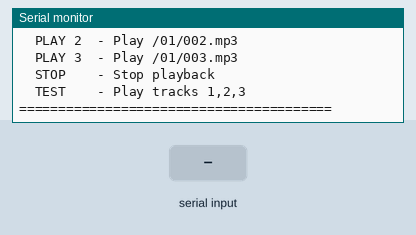
This sketch was run on a simulated ESP32. On the bench: the last lines printed to the serial monitor. The inputs (shaded band) are chosen by the test bench.

Above: at 6.0 s.
6.1 s: "PLAY \n" received over Serial
At 7.3 s:
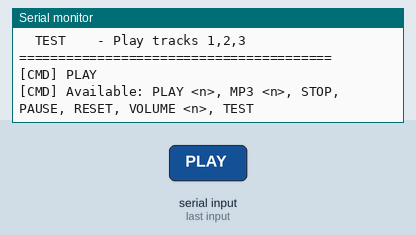
7.6 s: "MP3 \n" received over Serial
At 8.7 s:
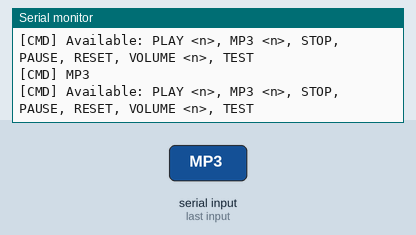
9.1 s: "STOP\n" received over Serial
At 9.8 s:
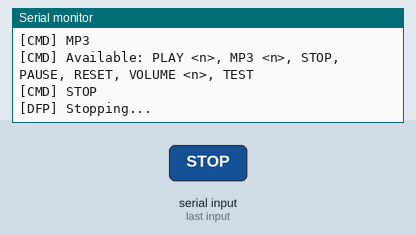
10.6 s: "PAUSE\n" received over Serial
At 10.9 s:
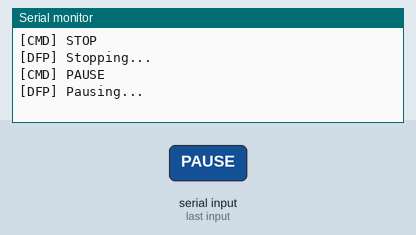
12.1 s: "VOLUME \n" received over Serial
At 13.3 s:
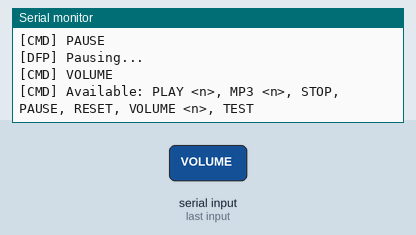
13.6 s: "TEST\n" received over Serial
At 15.0 s:
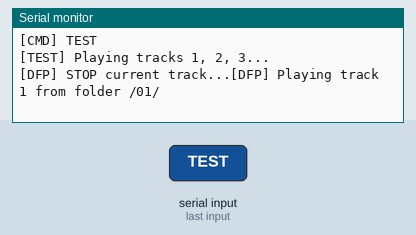

Measured:
- after the input at 6.1 s, the serial monitor: prints a new line at once (image 1)
- after the input at 7.6 s, the serial monitor: prints a new line at once (image 2)
- after the input at 9.1 s, the serial monitor: prints a new line at once (image 3)
- after the input at 10.6 s, the serial monitor: prints a new line at once (image 4)
- after the input at 12.1 s, the serial monitor: prints a new line at once (image 5)
- after the input at 13.6 s, the serial monitor: prints a new line at once (image 6)

The sketch:

AsthmaCareIVR.ino
```cpp
/**
 * AsthmaCareIVR - DFPlayer FIXED
 * CORRECTED VERSION - Only One Track Issue Fixed
 */

#include <Arduino.h>

#define DFPLAYER_TX_PIN   26
#define DFPLAYER_RX_PIN   25
#define DFPLAYER_BAUDRATE 9600

HardwareSerial dfSerial(2);

bool dfPlayerReady = false;
String serialBuffer = "";
unsigned long lastCharTime = 0;

uint8_t dfpRxBuf[10];
uint8_t dfpRxIndex = 0;

// ============================================================
// YOUR WORKING CHECKSUM METHOD (DO NOT CHANGE)
// ============================================================

void dfPlayerSendCommand(uint8_t cmd, uint16_t data) {
  uint8_t packet[10];
  packet[0] = 0x7E;
  packet[1] = 0xFF;
  packet[2] = 0x06;
  packet[3] = cmd;
  packet[4] = 0x00;
  packet[5] = (data >> 8) & 0xFF;
  packet[6] = data & 0xFF;

  uint16_t checksum = 0;
  for (int i = 1; i <= 6; i++) {
    checksum += packet[i];
  }
  checksum = 0 - checksum;

  packet[7] = (checksum >> 8) & 0xFF;
  packet[8] = checksum & 0xFF;
  packet[9] = 0xEF;

  dfSerial.write(packet, 10);
  dfSerial.flush();
}

// ============================================================
// DFPlayer Control Functions - CORRECTED
// ============================================================

void dfPlayerReset() {
  Serial.println("[DFP] Resetting...");
  dfPlayerSendCommand(0x0C, 0x00);
  delay(2000);
}

void dfPlayerSelectDevice(uint8_t device) {
  Serial.println("[DFP] Selecting device...");
  dfPlayerSendCommand(0x09, device);
  delay(500);  // ← Increased delay
}

void dfPlayerVolume(int vol) {
  if (vol < 0) vol = 0;
  if (vol > 30) vol = 30;
  Serial.print("[DFP] Volume: ");
  Serial.println(vol);
  dfPlayerSendCommand(0x06, vol);
  delay(100);
}

// ============================================================
// FIXED: playFolder (Command 0x0F)
// ============================================================

void dfPlayerPlay(int track) {
  if (!dfPlayerReady) {
    Serial.println("[DFP] ERROR: Not ready");
    return;
  }
  if (track < 1 || track > 99) {
    Serial.println("[DFP] ERROR: Track must be 1-99");
    return;
  }

  Serial.print("[DFP] STOP current track...");
  dfPlayerSendCommand(0x16, 0);  // ← STOP first!
  delay(300);                     // ← Wait for stop

  Serial.print("[DFP] Playing track ");
  Serial.print(track);
  Serial.println(" from folder /01/");

  // Command 0x0F = playFolder
  // High byte = folder (1-15), Low byte = track (1-255)
  uint16_t folderTrack = (1 << 8) | track;  // folder=1, track=n

  dfPlayerSendCommand(0x0F, folderTrack);
  delay(500);  // ← Increased delay after play
}

// ============================================================
// FIXED: playMp3Folder (Command 0x12)
// ============================================================

void dfPlayerPlayMp3(int track) {
  if (!dfPlayerReady) {
    Serial.println("[DFP] ERROR: Not ready");
    return;
  }
  if (track < 1 || track > 2999) {
    Serial.println("[DFP] ERROR: Track must be 1-2999");
    return;
  }

  Serial.print("[DFP] STOP current track...");
  dfPlayerSendCommand(0x16, 0);  // ← STOP first!
  delay(300);

  Serial.print("[DFP] Playing MP3 folder track ");
  Serial.println(track);

  dfPlayerSendCommand(0x12, track);  // 0x12 = playMp3Folder
  delay(500);
}

void dfPlayerStop() {
  Serial.println("[DFP] Stopping...");
  dfPlayerSendCommand(0x16, 0);
  delay(100);
}

void dfPlayerPause() {
  Serial.println("[DFP] Pausing...");
  dfPlayerSendCommand(0x0E, 0);
  delay(100);
}

// ============================================================
// Response Decoder
// ============================================================

void parseDFPlayerPacket(uint8_t *p) {
  uint8_t command = p[3];
  uint16_t data = (p[5] << 8) | p[6];

  Serial.print("[DFP RX] ");
  switch (command) {
    case 0x3D:
      Serial.print("Finished track ");
      Serial.println(data);
      break;
    case 0x3F:
      Serial.print("Online, device=");
      Serial.println(data);
      break;
    case 0x40:
      Serial.print("ERROR code ");
      Serial.println(data);
      break;
    case 0x41:
      Serial.println("ACK - command received");
      break;
    case 0x3A:
      Serial.println("TF card inserted");
      break;
    case 0x3B:
      Serial.println("TF card removed");
      break;
    default:
      Serial.print("cmd=0x");
      Serial.print(command, HEX);
      Serial.print(" data=");
      Serial.println(data);
  }
}

// ============================================================
// Serial Command Parser
// ============================================================

void processCommand(String cmd) {
  cmd.trim();
  if (cmd.length() == 0) return;

  Serial.print("[CMD] ");
  Serial.println(cmd);

  String upper = cmd;
  upper.toUpperCase();

  if (upper.length() == 1) {
    char c = upper.charAt(0);
    switch (c) {
      case 'P': dfPlayerPlay(1); return;
      case 'S': dfPlayerStop(); return;
      case 'R':
        dfPlayerReset();
        dfPlayerSelectDevice(0x02);
        dfPlayerReady = true;
        return;
      case 'V': dfPlayerVolume(30); return;
      case 'D':
        Serial.println("[DEBUG] DFPlayer Status");
        Serial.print("  Ready: ");
        Serial.println(dfPlayerReady ? "YES" : "NO");
        Serial.println("  SD: /01/001.mp3 - /01/010.mp3");
        return;
      default:
        Serial.println("[CMD] Unknown command");
        return;
    }
  }

  if (upper.startsWith("PLAY ")) {
    int track = upper.substring(5).toInt();
    if (track > 0) dfPlayerPlay(track);
    return;
  }

  if (upper.startsWith("MP3 ")) {
    int track = upper.substring(4).toInt();
    if (track > 0) dfPlayerPlayMp3(track);
    return;
  }

  if (upper == "STOP") {
    dfPlayerStop();
    return;
  }

  if (upper == "PAUSE") {
    dfPlayerPause();
    return;
  }

  if (upper == "RESET") {
    dfPlayerReset();
    dfPlayerSelectDevice(0x02);
    dfPlayerReady = true;
    return;
  }

  if (upper.startsWith("VOLUME ")) {
    int vol = upper.substring(7).toInt();
    dfPlayerVolume(vol);
    return;
  }

  // Quick test: PLAY 1, 2, 3 in sequence
  if (upper == "TEST") {
    Serial.println("[TEST] Playing tracks 1, 2, 3...");
    for (int i = 1; i <= 3; i++) {
      dfPlayerPlay(i);
      delay(4000);  // Wait 4 seconds between tracks
    }
    Serial.println("[TEST] Done!");
    return;
  }

  Serial.println("[CMD] Available: PLAY <n>, MP3 <n>, STOP, PAUSE, RESET, VOLUME <n>, TEST");
}

// ============================================================
// SETUP
// ============================================================

void setup() {
  Serial.begin(9600);
  delay(2000);

  Serial.println();
  Serial.println("========================================");
  Serial.println("   ASTHMACARE IVR - DFPLAYER FIXED");
  Serial.println("========================================");

  dfSerial.begin(DFPLAYER_BAUDRATE, SERIAL_8N1, DFPLAYER_RX_PIN, DFPLAYER_TX_PIN);
  Serial.println("[DFP] UART2: RX=D25, TX=D26");

  // Initialize DFPlayer
  dfPlayerReset();
  dfPlayerSelectDevice(0x02);  // TF card
  dfPlayerVolume(25);
  dfPlayerReady = true;

  Serial.println();
  Serial.println("READY! Send commands:");
  Serial.println("  PLAY 1  - Play /01/001.mp3");
  Serial.println("  PLAY 2  - Play /01/002.mp3");
  Serial.println("  PLAY 3  - Play /01/003.mp3");
  Serial.println("  STOP    - Stop playback");
  Serial.println("  TEST    - Play tracks 1,2,3");
  Serial.println("========================================");
  Serial.println();
}

// ============================================================
// LOOP
// ============================================================

void loop() {
  // Read DFPlayer responses
  while (dfSerial.available()) {
    uint8_t b = dfSerial.read();
    if (b == 0x7E) {
      dfpRxIndex = 0;
    }
    if (dfpRxIndex < 10) {
      dfpRxBuf[dfpRxIndex++] = b;
    }
    if (b == 0xEF && dfpRxIndex == 10) {
      parseDFPlayerPacket(dfpRxBuf);
      dfpRxIndex = 0;
    }
    if (dfpRxIndex >= 10) dfpRxIndex = 0;
  }

  // Read Serial commands
  while (Serial.available()) {
    char c = Serial.read();
    lastCharTime = millis();

    if (c == '\n' || c == '\r') {
      if (serialBuffer.length() > 0) {
        processCommand(serialBuffer);
        serialBuffer = "";
      }
    } else {
      serialBuffer += c;
    }
  }

  if (serialBuffer.length() > 0 && (millis() - lastCharTime) > 100) {
    processCommand(serialBuffer);
    serialBuffer = "";
  }

  delay(5);
}
```
